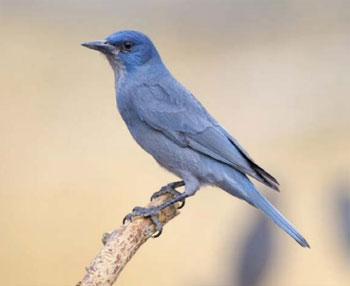
#> input picture img/bird1.jpg, 350 x 286 px, found by its file name
$ python 10-1.py
#> lines starting #> are read from the running program, lines starting #| are printed output that depends on the picture
from cv2 import cv2
import numpy as np
'''
x = np.uint8([250])
y = np.uint8([10])
print(cv2.add(x,y)) # 250+10 = 260 => 255
print(x+y) # 250+10 = 260 % 256 = 4
'''

img1=cv2.imread('img/bird1.jpg')
#> img1 is the input picture: shape (286, 350, 3); mean B, G, R 171.7, 187.1, 200.1
img2=cv2.imread('img/cat.jpg')
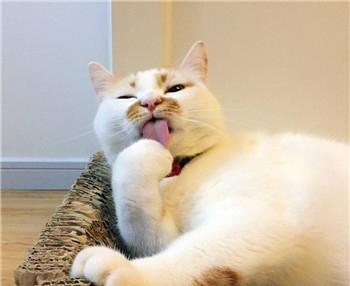
#> input picture img/cat.jpg, 350 x 286 px, found by its file name
#> img2 is the input picture: shape (286, 350, 3); mean B, G, R 167.9, 187, 200.6

dst=cv2.addWeighted(img1,0.5,img2,0.5,0)
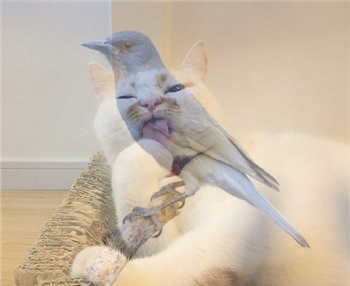
#> dst: shape (286, 350, 3); mean B, G, R 169.8, 187, 200.4
'''
Traceback (most recent call last):
  File "f:/OpenCV-Python-Toturial-CN-StudyCode/10/10-1.py", line 13, in <module>
    dst=cv2.addWeighted(img1,0.7,img2,0.3,0)
cv2.error: OpenCV(4.4.0) xxx.cpp:669: error: (-209:Sizes of input arguments do not match) The operation is neither 'array op array' (where arrays have the same size and the same number of channels), nor 'array op scalar', nor 'scalar op array' in function 'cv::arithm_op'
#必须保证两张图片shape相同
print(img1.shape)
print(img2.shape)
'''
cv2.imshow('dst',dst)
cv2.waitKey(0)
#> (the run stopped early here; a loop or call above may not have finished)
